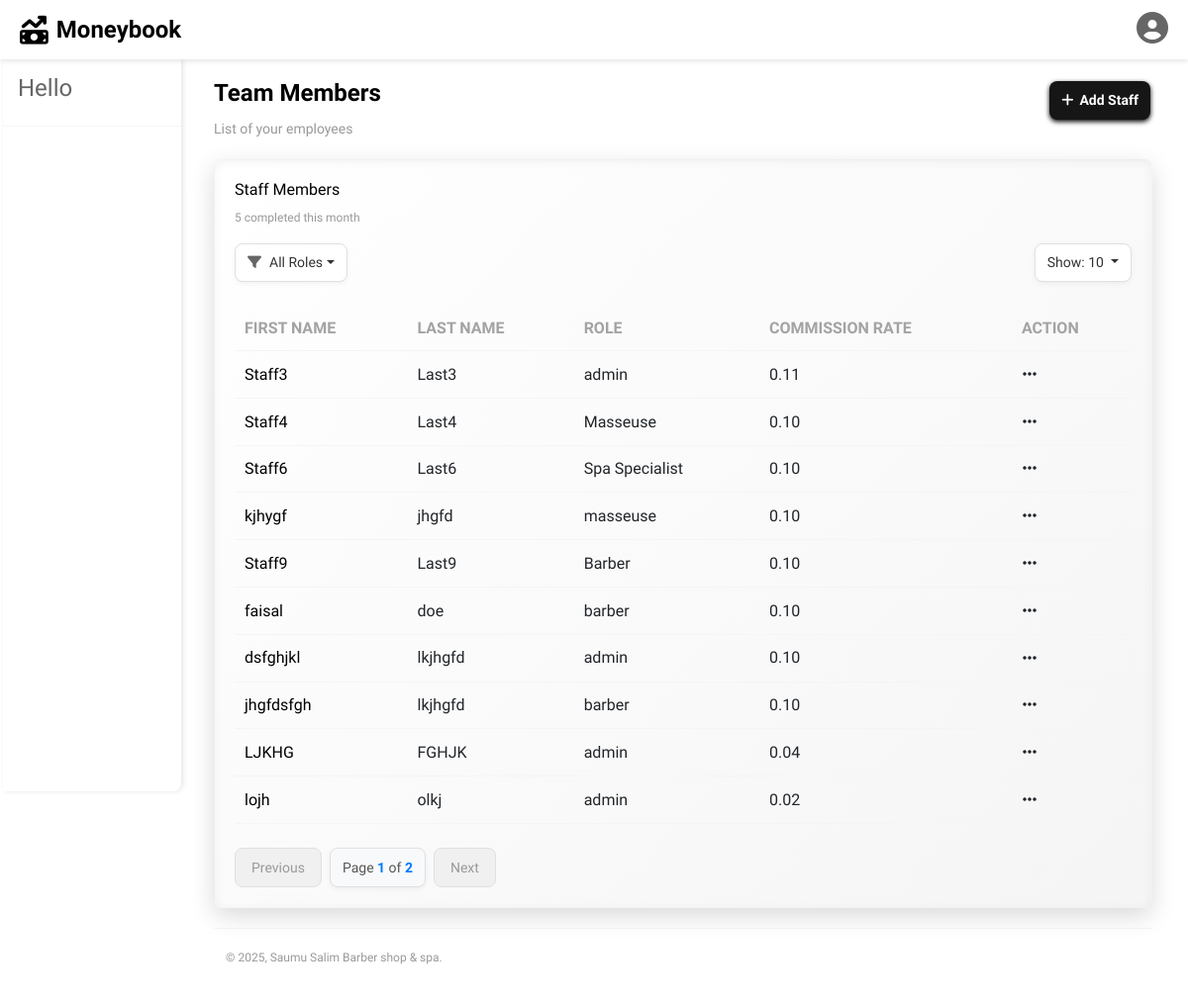
/staff/list/, run on an earlier commit of the app's database.
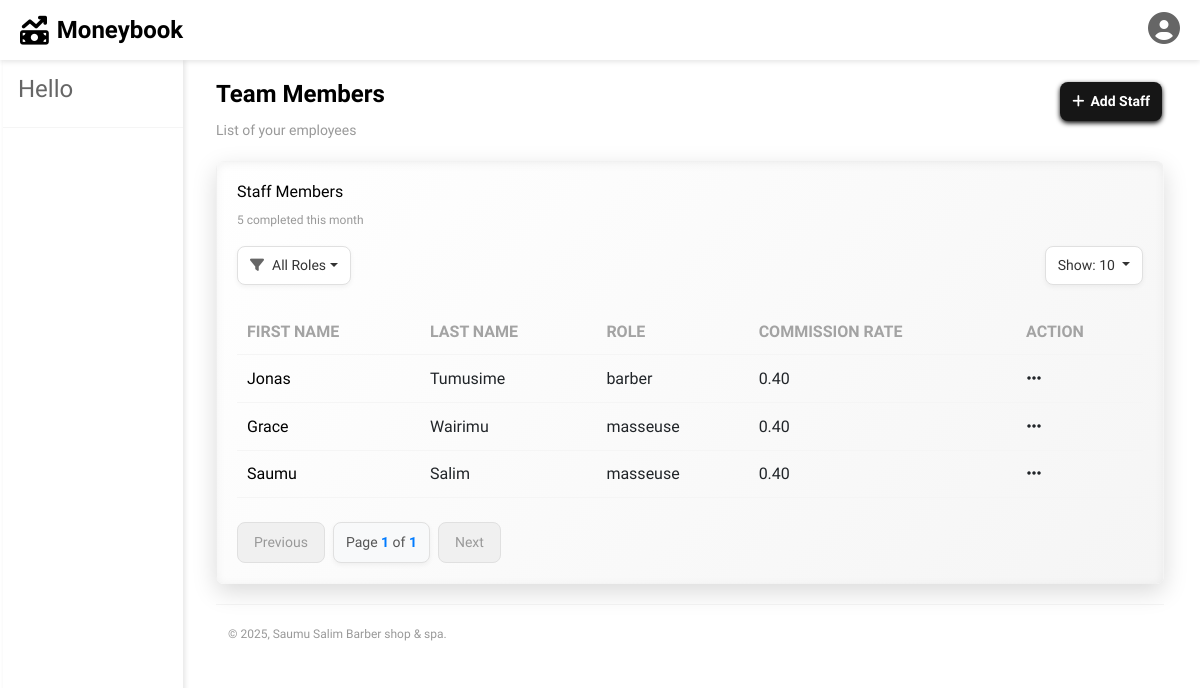
And on a later commit of the database.
### staff/models.py (models this page shows, shortened)
class Staff(models.Model):
    ROLE_CHOICES = [
        ('admin', 'Admin'),
        ('barber', 'Barber'),
        ('masseuse', 'Masseuse'),
    ]
    user = models.OneToOneField(User, on_delete=models.CASCADE, null=True, blank=True)  # Link to User model
    first_name = models.CharField(max_length=100)
    last_name = models.CharField(max_length=100)
    role = models.CharField(max_length=50, choices=ROLE_CHOICES)
    availability = models.JSONField(default=dict, null=True, blank=True)  # Store availability as JSON (e.g., {"Monday": "9AM-5PM"})
    commission_rate = models.DecimalField(max_digits=5, decimal_places=2, default=0.10)  # 10% commission
    created_at = models.DateTimeField(auto_now_add=True)

### staff/views.py (the view, shortened to what this page needs)
# urls.py: path('list/', views.staff_list, name='staff_list'),
def staff_list(request):
    queryset = Staff.objects.all().order_by('id')
    role_filter = request.GET.get('role', '')  # Default to no filter
    if role_filter:
        queryset = queryset.filter(role=role_filter)
    page_number = request.GET.get('page', 1)
    entries_per_page = request.GET.get('entries', 10)  # Default to 10 entries per page
    paginator = Paginator(queryset, entries_per_page)
    try:
        page_obj = paginator.page(page_number)
    except (EmptyPage, PageNotAnInteger):
        page_obj = paginator.page(1)
    return render(request, 'reports/staff_report.html', {'staff': page_obj, 'st': 'st'})

### templates/reports/staff_report.html (shortened to what this page needs)
{% extends 'reports/base.html' %}
{% block content %}
<h2 class="dashboard-title">Team Members</h2>
<p class="dashboard-subtitle">List of your employees</p>
<div class="projects-orders-row">
    <div class="projects-card">
        <div class="table-header">
            <h2>Staff Members</h2>
            <p class="projects-subtitle">5 completed this month</p>
            <button class="add-staff-btn" data-bs-toggle="modal" data-bs-target="#staffModal">
                <i class="fas fa-plus"></i> Add Staff
            </button>
        </div>
        <div class="dropdown-container">
            <div class="filter-dropdown">
                <button class="btn dropdown-toggle" type="button" id="statusFilterDropdown" data-bs-toggle="dropdown" aria-expanded="false">
                    <i class="fas fa-filter"></i>
                    <span id="statusFilterText">All Roles</span>
                </button>
            </div>
            <div class="entries-dropdown">
                <button class="btn dropdown-toggle" type="button" id="entriesPerPageDropdown" data-bs-toggle="dropdown" aria-expanded="false">
                    Show: <span id="entriesPerPageText">10</span>
                </button>
            </div>
        </div>
        <div class="table-responsive">
            <table>
                <thead>
                    <tr>
                        <th>FIRST NAME</th>
                        <th>LAST NAME</th>
                        <th>ROLE</th>
                        <th>COMMISSION RATE</th>
                        <th>ACTION</th>
                    </tr>
                </thead>
                <tbody id="staff-table-body">
                    {% for staff in staff %}
                    <tr id="staff-row-{{ staff.id }}">
                        <td>{{ staff.first_name }}</td>
                        <td>{{ staff.last_name }}</td>
                        <td>{{ staff.role }}</td>
                        <td>{{ staff.commission_rate }}</td>
                        <td>
                            <div class="dropdown">
                                <button class="btn btn-link text-dark p-0" type="button" id="actionsDropdown{{ staff.id }}" data-bs-toggle="dropdown" aria-expanded="false">
                                    <i class="fas fa-ellipsis-h"></i>
                                </button>
                            </div>
                        </td>
                    </tr>
                    {% endfor %}
                </tbody>
            </table>
        </div>
        <div class="pagination">
            <button id="prev-page" disabled>Previous</button>
            <span class="page-info">Page <span id="current-page">{{ staff.number }}</span> of <span id="total-pages">{{ staff.paginator.num_pages }}</span></span>
            <button id="next-page" disabled>Next</button>
        </div>
    </div>
</div>
{% endblock %}

### templates/reports/base.html (shortened to what this page needs)
{% load custom_filters %}
<!DOCTYPE html>
<html lang="en">
<head>
    <link rel="stylesheet" href="https://cdnjs.cloudflare.com/ajax/libs/font-awesome/6.0.0-beta3/css/all.min.css">
      <link href="https://cdn.jsdelivr.net/npm/bootstrap@5.3.0-alpha1/dist/css/bootstrap.min.css" rel="stylesheet">
     <link rel="stylesheet" href="https://cdn.jsdelivr.net/npm/flatpickr/dist/flatpickr.min.css">
     <link rel="stylesheet" href="https://cdnjs.cloudflare.com/ajax/libs/font-awesome/6.5.1/css/all.min.css">
<link href="https://cdn.jsdelivr.net/npm/select2@4.1.0-rc.0/dist/css/select2.min.css" rel="stylesheet" />
</head>
<body>
    <nav class="top-navbar">
        <div class="navbar-brand">
            <i class="fas fa-money-bill-trend-up"></i>
            <span>Moneybook</span>
        </div>
        <div class="user-profile">
            <i class="fas fa-user-circle"></i>
        </div>
    </nav>
    <aside class="sidebar">
        <div class="sidebar-header">
            <h4>Hello {{ request.user.first_name }}</h4>
        </div>
        <ul class="sidebar-menu">
        </ul>
    </aside>
<main class="main-content">
    {% block content %}
    {% endblock %}
       <footer class="container dashboard-footer">
        <p>© 2025, Saumu Salim Barber shop & spa.</p>
    </footer>
</main>
</body>
</html>

What changed in the data, as far as the page shows it:
removed Staff: first_name "Staff3", last_name "Last3", role "admin", commission_rate "0.11"
removed Staff: first_name "Staff4", last_name "Last4", role "Masseuse", commission_rate "0.10"
removed Staff: first_name "Staff6", last_name "Last6", role "Spa Specialist", commission_rate "0.10"
removed Staff: first_name "kjhygf", last_name "jhgfd", role "masseuse", commission_rate "0.10"
removed Staff: first_name "Staff9", last_name "Last9", role "Barber", commission_rate "0.10"
removed Staff: first_name "faisal", last_name "doe", role "barber", commission_rate "0.10"
removed Staff: first_name "dsfghjkl", last_name "lkjhgfd", role "admin", commission_rate "0.10"
removed Staff: first_name "jhgfdsfgh", last_name "lkjhgfd", role "barber", commission_rate "0.10"
removed Staff: first_name "LJKHG", last_name "FGHJK", role "admin", commission_rate "0.04"
removed Staff: first_name "lojh", last_name "olkj", role "admin", commission_rate "0.02"
added Staff: first_name "Jonas", last_name "Tumusime", role "barber", commission_rate "0.40"
added Staff: first_name "Grace", last_name "Wairimu", role "masseuse", commission_rate "0.40"
added Staff: first_name "Saumu", last_name "Salim", role "masseuse", commission_rate "0.40"
Also different on the page:
{{ staff.paginator.num_pages }}: "2" → "1"
